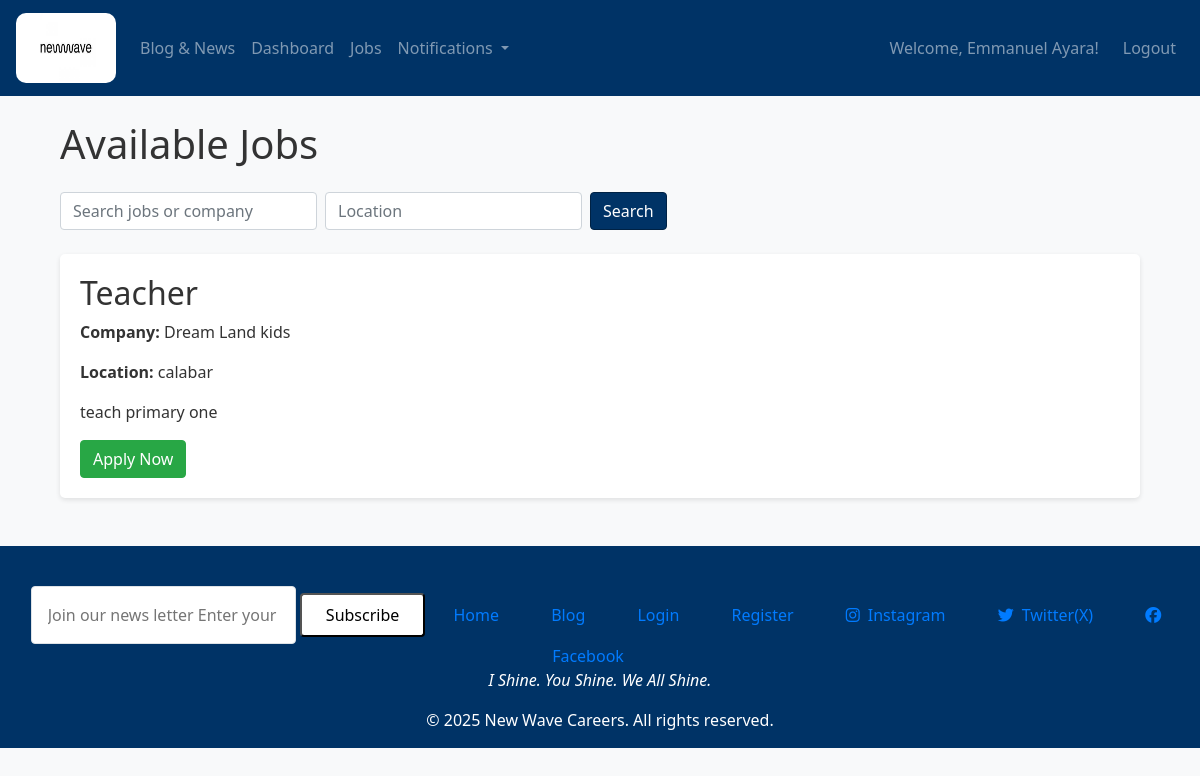
/jobs (signed in), run on an earlier commit of the app's database.
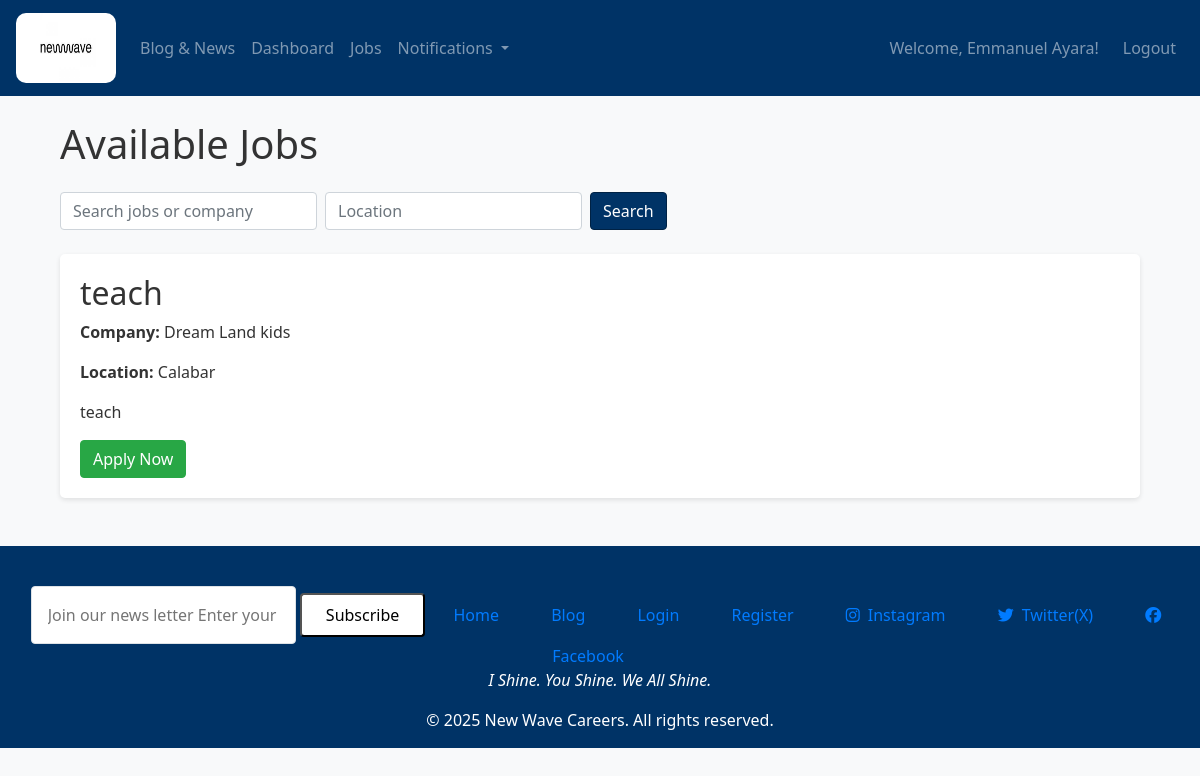
And on a later commit of the database.
### models.py (models this page shows, shortened)
class User(db.Model, UserMixin):
    id = db.Column(db.Integer, primary_key=True)
    username = db.Column(db.String(100), unique=True, nullable=False)
    email = db.Column(db.String(150), unique=True, nullable=False, index=True)
    password = db.Column(db.String(200), nullable=False)
    is_admin = db.Column(db.Boolean, default=False)
    bio = db.Column(db.Text, nullable=True)
    location = db.Column(db.String(100), nullable=True)
    role = db.Column(db.Enum(UserRole), nullable=False, default=UserRole.JOB_SEEKER)
    profile_image = db.Column(db.String(200), nullable=True, default='default.jpg')
    notifications = db.relationship('Notification', backref='receiver', lazy='dynamic')
    saved_jobs = db.relationship('Job', secondary='saved_jobs', backref='saved_by', lazy='dynamic')

class Job(db.Model):
    id = db.Column(db.Integer, primary_key=True)
    title = db.Column(db.String(100), nullable=False)
    description = db.Column(db.Text, nullable=False)
    company = db.Column(db.String(100), nullable=False)
    location = db.Column(db.String(100), nullable=False)
    views = db.Column(db.Integer, default=0)
    date_posted = db.Column(db.DateTime, default=datetime.utcnow)
    user_id = db.Column(db.Integer, db.ForeignKey('user.id'), nullable=False)
    employer_id = db.Column(db.Integer, db.ForeignKey('user.id', name='fk_job_employer_id'), nullable=False)
    employer = db.relationship('User', foreign_keys=[employer_id], backref=db.backref('jobs', lazy=True))

### routes.py (the view)
@app.route("/jobs")
@login_required
def jobs():
    job_list = Job.query.all()
    return render_template('jobs.html', jobs=job_list, UserRole=UserRole)

### app.py (called while the page is built)
@app.after_request
def add_header(response):
    response.headers["Cache-Control"] = "no-store, no-cache, must-revalidate, max-age=0"
    return response

### models.py (called while the page is built)
@login_manager.user_loader
def load_user(user_id):
    return User.query.get(int(user_id))

### templates/jobs.html (shortened to what this page needs)
{% extends "layout.html" %}
{% block content %}
<div class="container">
  <h1 class="mb-4">Available Jobs</h1>
  <form method="GET" action="{{ url_for('jobs') }}" class="form-inline mb-4">
    <div class="form-group mr-2">
      <input type="text" name="search" class="form-control" placeholder="Search jobs or company" value="{{ search }}">
    </div>
    <div class="form-group mr-2">
      <input type="text" name="location" class="form-control" placeholder="Location" value="{{ location }}">
    </div>
    <button type="submit" class="btn btn-primary">Search</button>
  </form>
  {% if jobs %}
    {% for job in jobs %}
      <div class="job-listing">
        <h2>{{ job.title }}</h2>
        <p><strong>Company:</strong> {{ job.company }}</p>
        <p><strong>Location:</strong> {{ job.location }}</p>
        <p>{{ job.description}}</p>
        <a href="{{ url_for('apply', job_id=job.id) }}" class="btn btn-success">Apply Now</a>
      </div>
    {% endfor %}
  {% else %}
    <p>No jobs found matching your criteria.</p>
  {% endif %}
</div>
{% endblock %}

### templates/layout.html (shortened to what this page needs)
<!DOCTYPE html>
<html lang="en">
<head>
  <link rel="stylesheet" href="https://cdnjs.cloudflare.com/ajax/libs/font-awesome/6.5.0/css/all.min.css" />
  <link rel="stylesheet" href="https://stackpath.bootstrapcdn.com/bootstrap/4.5.2/css/bootstrap.min.css">
  <link rel="stylesheet" href="static/style.css">
</head>
<body>
  <nav class="navbar navbar-expand-lg navbar-dark bg-primary">
    <a class="navbar-brand" href="{{ url_for('home') }}">
      <img src="/static/logo.jpg" alt="Logo" style="height: 70px; width: 100px; border-radius: 10px;">
    </a>
    <div class="collapse navbar-collapse" id="navbarContent">
      <ul class="navbar-nav mr-auto">
        {% if current_user.is_authenticated %}
          {% if current_user.role == UserRole.JOB_SEEKER %}
            <li class="nav-item"><a class="nav-link" href="{{ url_for('blog') }}">Blog & News</a></li>
            <li class="nav-item"><a class="nav-link" href="{{ url_for('dashboard') }}">Dashboard</a></li>
            <li class="nav-item"><a class="nav-link" href="{{ url_for('jobs') }}">Jobs</a></li>
            <li class="nav-item dropdown">
              <a class="nav-link dropdown-toggle" href="{{ url_for('notifications') }}" id="notificationDropdown" role="button" data-bs-toggle="dropdown" aria-expanded="false">
                  Notifications
                  {% set unread = current_user.notifications|selectattr("is_read", "equalto", False)|list %}
              </a>
                {% set sorted_notifications = current_user.notifications | sort(attribute="timestamp", reverse=True) %}
          </li>
          {% endif %}
        {% else %}
          <li class="nav-item"><a class="nav-link" href="{{ url_for('blog') }}">Blog & News</a></li>
          <li class="nav-item"><a class="nav-link" href="{{ url_for('login') }}">Login</a></li>
          <li class="nav-item"><a class="nav-link" href="{{ url_for('register') }}">Register</a></li>
        {% endif %}
      </ul>
      {% if current_user.is_authenticated %}
        <span class="navbar-text">Welcome, {{ current_user.username }}!</span>
        <ul class="navbar-nav ml-3">
          <li class="nav-item"><a class="nav-link" href="{{ url_for('logout') }}">Logout</a></li>
        </ul>
      {% endif %}
    </div>
  </nav>
  <div class="container mt-4">
    {% block content %}{% endblock %}
  </div>
  <footer class="footer bg-primary text-white mt-5 py-3">
    <div class="max-w-7xl mx-auto px-6 grid grid-cols-1 md:grid-cols-4 gap-10">
      <div>
        <div class="flex flex-col text-right text-center space-y-3">
          <form action="#" method="POST" class="flex flex-col space-y-3">
            <input type="email" placeholder="Join our news letter Enter your email"
                   class="p-3 rounded bg-blue-800 border border-blue-700 text-blue-900 placeholder-gray-300 focus:outline-none focus:ring-2 focus:ring-blue-400">
            <button type="submit"
                    class="bg-white text-blue-900 font-semibold py-2 px-4 rounded hover:bg-gray-200 transition duration-300">
              Subscribe
            </button>
          <a href="{{ url_for('home') }}" class="bg-blue-700 hover:bg-blue-800 text-blue-900 px-4 py-2 rounded text-sm transition duration-300">Home</a>
          <a href="{{ url_for('blog') }}" class="bg-blue-700 hover:bg-blue-800 text-blue-900 px-4 py-2 rounded text-sm transition duration-300">Blog</a>
          <a href="{{ url_for('login') }}" class="bg-blue-700 hover:bg-blue-800 text-blue-900 px-4 py-2 rounded text-sm transition duration-300">Login</a>
          <a href="{{ url_for('register') }}" class="bg-blue-700 hover:bg-blue-800 text-blue-900 px-4 py-2 rounded text-sm transition duration-300">Register</a>
          <a href="https://instagram.com/newwavecareers" target="_blank" class="bg-blue-700 hover:bg-blue-800 flex items-center px-4 py-2 rounded transition duration-300">
            <i class="fab fa-instagram mr-2"></i>Instagram
          </a>
          <a href="https://twitter.com/newwavecareers" target="_blank" class="bg-blue-700 hover:bg-blue-800 flex items-center px-4 py-2 rounded transition duration-300">
            <i class="fab fa-twitter mr-2"></i>Twitter(X)
          </a>
          <a href="https://facebook.com/newwavecareers" target="_blank" class="bg-blue-700 hover:bg-blue-800 flex items-center px-4 py-2 rounded transition duration-300">
            <i class="fab fa-facebook mr-2"></i>Facebook
          </a>
        </div>
      </div>
    </div>
    <div class="mt-12 border-t border-blue-800 pt-6 text-center text-blue-900 text-sm text-gray-300">
      <p><em>I Shine. You Shine. We All Shine.</em></p>
      &copy; 2025 New Wave Careers. All rights reserved.
    </div>
  </footer>
</body>
</html>

### static/style.css (style rules this page uses)
:root { --main-blue: #003366; --dark-blue: #002244; }
.navbar.bg-primary, .footer.bg-primary { background-color: var(--main-blue) !important; }
.btn-primary { background-color: var(--main-blue); border-color: var(--dark-blue); }
body { background-color: #f8f9fa; color: #333; }
.container { margin-top: 20px; }
.job-listing { background: white; padding: 20px; border-radius: 5px; box-shadow: 0 2px 5px rgba(0,0,0,0.1); margin-bottom: 20px; }
.footer { position: relative; bottom: 0; width: 100%; }
body { font-family: 'Segoe UI', sans-serif; }

What changed in the data, as far as the page shows it:
changed Job "Dream Land kids": title "Teacher" → "teach"; location "calabar" → "Calabar"; description "teach primary one" → "teach"
